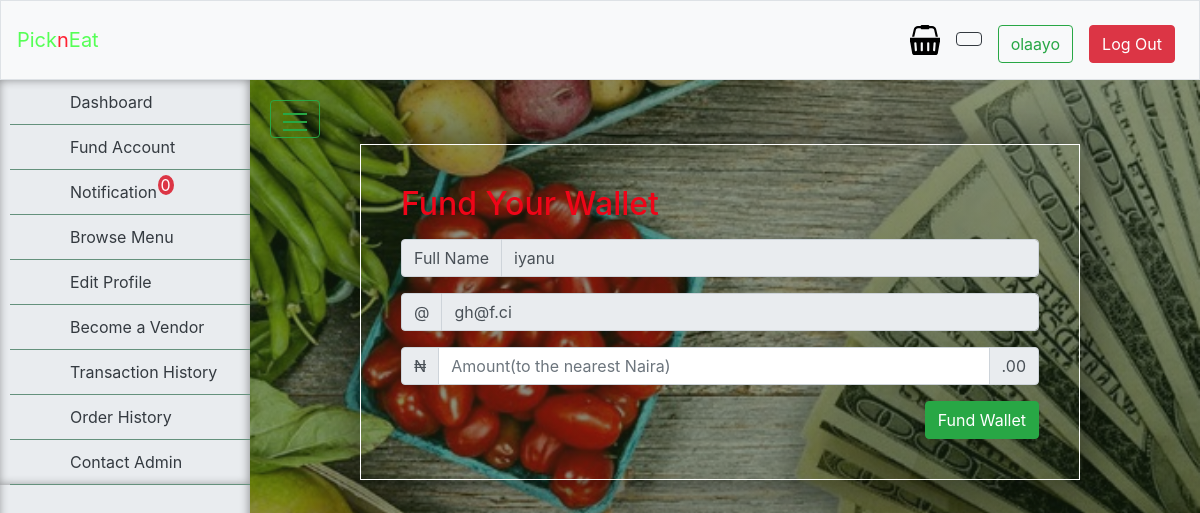
/fund (signed in), run on the app's committed database.
### tables this page shows
CREATE TABLE "users" (
	"id"	INTEGER NOT NULL PRIMARY KEY AUTOINCREMENT UNIQUE,
	"full_name"	TEXT NOT NULL,
	"username"	TEXT NOT NULL,
	"email"	TEXT NOT NULL,
	"phone_number"	TEXT NOT NULL,
	"address"	TEXT NOT NULL,
	"user_type"	TEXT NOT NULL,
	"password"	TEXT NOT NULL,
	"user_image"	TEXT,
	"balance"	INTEGER NOT NULL DEFAULT 0,
	"status"	TEXT NOT NULL DEFAULT 'active',
	"time_stamp"	TEXT NOT NULL,
	"business_name"	TEXT DEFAULT 'None',
	"business_address"	TEXT DEFAULT 'None',
	"business_number"	TEXT DEFAULT 'None',
	"user_view"	TEXT DEFAULT 'user',
	"cart"	TEXT DEFAULT '-',
	"application"	TEXT
);

### router/router.py (the view)
    @app.route("/fund", methods=["GET", "POST"])
    @login_required
    def fund():
        return funding_handler(request, database)

### application.py (called while the page is built)
@app.after_request
def after_request(response):
    response.headers["Cache-Control"] = "no-cache, no-store, must-revalidate"
    response.headers["Expires"] = 0
    response.headers["Pragma"] = "no-cache"
    return response

### controllers/user.py (called while the page is built, shortened)
def login_required(f):
    @wraps(f)
    def decorated_function(*args, **kwargs):
        if not session.get("username"):
            return redirect("/login")
        return f(*args, **kwargs)
    return decorated_function

def funding_handler(request, database):
    user = database.execute("SELECT * FROM users WHERE username = :username", username = session.get("username"))
    order = database.execute("SELECT * FROM orders WHERE user = :user AND status='pending'", user = session.get("username"))
    return render_template("funding_page.html", order = order, user = user)

### templates/funding_page.html (shortened to what this page needs)
{%extends "layout2.html" %}
{% block body %}
    <body class="bg-wallet">
    </body>
{% endblock %}
{% block script%}
<div class="container float-left" id="fund">
  <form>
      <h2 class="form-group" style="color: rgb(238, 5, 24);">Fund Your Wallet</h2>
      <div class="input-group mb-3">
        <div class="input-group-prepend">
          <span class="input-group-text" id="basic-addon1">Full Name</span>
        </div>
        <input type="text" class="form-control" value="{{user[0].full_name}}"  aria-label="Username" aria-describedby="basic-addon1" disabled>
      </div>
      <div class="input-group mb-3">
          <div class="input-group-prepend">
            <span class="input-group-text" id="basic-addon1">@</span>
          </div>
          <input type="text" class="form-control" value="{{user[0].email}}"  aria-label="Username" aria-describedby="basic-addon1" disabled>
        </div>
      <div class="input-group mb-3">
        <div class="input-group-prepend">
          <span class="input-group-text">₦</span>
        </div>
        <input id="fund_wallet" type="text" class="form-control" maxlength=5 pattern="[^a-zA-Z]" placeholder="Amount(to the nearest Naira)" aria-label="Amount (to the nearest Naira)">
        <div class="input-group-append">
          <span class="input-group-text">.00</span>
        </div>
      </div>
      <button type="button" class="btn btn-success float-right" onclick="payWithPaystack()">Fund Wallet</button>
  </form>
</div>
{% endblock %}

### templates/layout2.html (shortened to what this page needs)
<!DOCTYPE html>
<html lang="en">
    <head>
        <link href="https://maxcdn.bootstrapcdn.com/bootstrap/4.1.3/css/bootstrap.min.css" rel="stylesheet">
        <link href="/static/styles.css" rel="stylesheet">
        <link href="/static/sidebar.css" rel="stylesheet">
        <link rel="stylesheet" type="text/css" href="https://cdn.datatables.net/1.10.20/css/jquery.dataTables.css">
    </head>
{% block body%}{% endblock %}
        <nav class="navbar navbar-expand-md navbar-light bg-light border">
                <a class="navbar-brand" href="/dashboard"><span class="green">Pick</span><span class="white">n</span><span class="green">Eat</span><span class="green"></a>
                <div class="collapse navbar-collapse" id="navbar">
                        <ul class="navbar-nav ml-auto mt-2">
                                {%if session["user_type"] == "user" or session["user_type"] == "vendor" and session["user_view"] == "user" %}
                                <li class="nav-item">
                                    <a class="nav-link" href="/display_cart"><span><?xml version="1.0" ?>
                                    <sup class="cart" id="cart"></sup></span>
                                </a>
                                </li>
                                {% endif %}
                            {% if session["user_type"] != "admin" %}
                                <li class="nav-item nav-link"><span class="btn btn-outline-dark" id="balance"></span></li>
                                {% endif %}
                            <li class="nav-item"><a class="nav-link" href="/profile"><span class="btn btn-outline-success">{{session["username"]}}</span></a></li>
                            <li class="nav-item"><a class="nav-link" href="/logout"><span class="btn btn-danger">Log Out</span></a></li>
                        </ul>
                </div>
            </nav>
                    <div class="wrapper">
                            <nav id="sidebar">
                                <div class="sidebar">
                                    {% if session["user_type"] == "admin" %}
                                    <ul>
                                        <li><a href='/dashboard' > Dashboard </a></li>
                                        <li><a href='/notification' > Notification <span class="badge-danger custom-badge" id="notifs">0</span> </a></li>
                                        <li><a href='/transaction_log' > View Transactions </a></li>
                                        <li><a href='/menu_log' > View Menus </a></li>
                                        <li><a href='/manage_users' > Manage Users </a></li>
                                        <li><a href='/order_log' > View Orders </a></li>
                                        <li><a href='/vendor_verification' > Vendor Application </a></li>
                                    </ul>
                                    {% else %}
                                        <ul>
                                            <li><a href='/dashboard'> Dashboard </a></li>
                                            <li><a href='/fund' > Fund Account </a></li>
                                            <li><a href='/notification' > Notification <span class="badge-danger custom-badge" id="notifs">0</span> </a></li>
                                            <li><a href='/browse' > Browse Menu </a></li>
                                            <li><a href='/profile' > Edit Profile </a></li>
                                            {% if session["user_type"] != "vendor" %}
                                                <li><a href='/apply' > Become a Vendor </a></li>
                                            {% endif %}
                                            <li><a href='/transaction_history' > Transaction History </a></li>
                                            <li><a href='/order_history' > Order History </a></li>
                                            <li><a href='/contact' > Contact Admin </a></li>
                                        </ul>
                                    {% endif %}
                </div>
            </nav>
                            <div id="content">
                                <label  id="toggle-sidebar" class="btn btn-outline-success"  type="button">
                                    <span></span>
                                    <span></span>
                                    <span></span>
                                </label>
                            </div>
            {% block script%}{% endblock %}
    </body>
</html>

### static/styles.css (style rules this page uses)
#fund { border: solid 1px #fff ; padding: 40px; position: absolute; right: 120px; height: auto; width: 60%; text-align: left; display: block; margin-top: 4rem; margin-left: auto; margin-right: auto; -webkit-box-shadow: 0px 0px 41px 7px rgba(0,0,0,0.4); -moz-box-shadow: 0px 0px 41px 7px rgba(0,0,0,0.4); box-shadow: 0px 0px 41px 7px rgba(0,0,0,0.4); }
.bg-wallet { background: linear-gradient(rgba(22,41,16,0.5),rgba(22,41,16,0.5)), url('/static/images/bg-wallet.jpg'); background-size: cover; }
.green { color: #5f5; }
.white { color: #f23; }
nav { background-color: yellow; }
a:link { text-decoration: none; }
#toggle-sidebar > span { display: block; width: 1.5em; height: 0.5em; border-bottom: #28a745 2px solid; }
.custom-badge { position: relative; bottom: 7px; right: 4px; padding: 0 3px 0 3px; border-radius: 50%; }

### static/sidebar.css (style rules this page uses)
.sidebar { position: relative; top:0; left:0; width:250px; transition: all 300ms cubic-bezier(0.65, 0.05, 0.36, 1); box-shadow: inset -1px 0 10px rgba(0, 0, 0, 0.4); background: #e9ecef; }
.sidebar:after { content: ''; background-color: #253238; position: absolute; top: 0; z-index: -1; height: 100%; width: 58px; }
.sidebar ul { list-style:none; padding-left:10px; }
.sidebar ul li { padding:10px; border-bottom: #64917c 1px solid; }
.sidebar ul li a { color:#343a40; display:block; padding-left:50px; }
.wrapper { display: flex; width: 100%; align-items: stretch; perspective: 1500px; }
#sidebar { min-width: 250px; max-width: 250px; transition: all 300ms cubic-bezier(0.65, 0.05, 0.36, 1); box-shadow: inset -1px 0 10px rgba(0, 0, 0, 0.4); background: #e9ecef; transform-origin: bottom left; }
#content { width: 100%; padding: 20px; min-height: 90vh; transition: all 0.3s; }

### data on the page
users: username "olaayo", full_name "iyanu", email "gh@f.ci"
